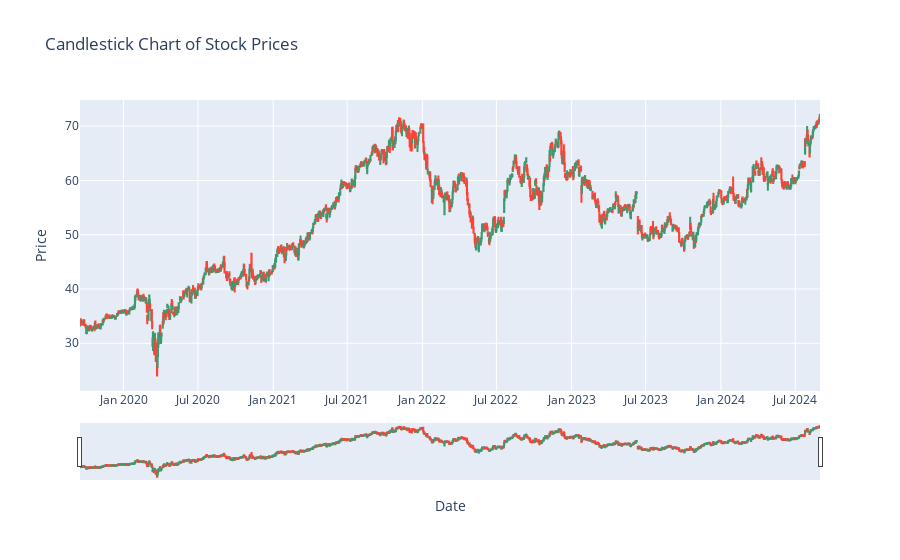

This figure's notebook cell:
### Markdown cell above
## 6. Exploratory Data Analysis (EDA)

### Code cell
import matplotlib.pyplot as plt
import plotly.graph_objects as go
import seaborn as sns
from scipy.stats import skew
from statsmodels.tsa.seasonal import seasonal_decompose

# Line Chart
plt.figure(figsize=(14, 7))
plt.plot(stock.index, stock['Close'], label='Close Price', color='blue')
plt.title('Historical Stock Prices')
plt.xlabel('Date')
plt.ylabel('Price')
plt.legend()
plt.grid(True)
plt.show()

# Candlestick Chart
fig = go.Figure(data=[go.Candlestick(x=stock.index,
                                     open=stock['Open'],
                                     high=stock['High'],
                                     low=stock['Low'],
                                     close=stock['Close'])])
fig.update_layout(title='Candlestick Chart of Stock Prices',
                  xaxis_title='Date',
                  yaxis_title='Price')
fig.show()

# Scatter Plot
plt.figure(figsize=(10, 6))
plt.scatter(stock['Volume'], stock['Close'], alpha=0.5)
plt.title('Volume vs. Closing Price')
plt.xlabel('Volume')
plt.ylabel('Close Price')
plt.grid(True)
plt.show()

# Summary Statistics
stock[['Open', 'High', 'Low', 'Close', 'Adj Close', 'Volume']].describe()

# Skewness
skewness = skew(stock['Close'])
print(f'Skewness of Closing Prices: {skewness}')

# Simple Moving Average (SMA)
stock['SMA_30'] = stock['Close'].rolling(window=30).mean()

plt.figure(figsize=(14, 7))
plt.plot(stock['Close'], label='Close Price')
plt.plot(stock['SMA_30'], label='30-Day SMA', color='orange')
plt.title('Stock Price and Simple Moving Average')
plt.xlabel('Date')
plt.ylabel('Price')
plt.legend()
plt.grid(True)
plt.show()

# Exponential Moving Average (EMA)
stock['EMA_30'] = stock['Close'].ewm(span=30, adjust=False).mean()

plt.figure(figsize=(14, 7))
plt.plot(stock['Close'], label='Close Price')
plt.plot(stock['EMA_30'], label='30-Day EMA', color='red')
plt.title('Stock Price and Exponential Moving Average')
plt.xlabel('Date')
plt.ylabel('Price')
plt.legend()
plt.grid(True)
plt.show()

# Daily Returns
stock['Daily_Return'] = stock['Close'].pct_change()

plt.figure(figsize=(10, 6))
plt.hist(stock['Daily_Return'].dropna(), bins=50, alpha=0.75)
plt.title('Distribution of Daily Returns')
plt.xlabel('Daily Return')
plt.ylabel('Frequency')
plt.grid(True)
plt.show()

# Correlation
correlation = stock[['Close', 'Volume']].corr()
print('Correlation Matrix:')
print(correlation)

# Outlier Detection
plt.figure(figsize=(10, 6))
sns.boxplot(x=stock['Close'])
plt.title('Boxplot of Closing Prices')
plt.xlabel('Close Price')
plt.show()

# Time Series Decomposition
decomposition = seasonal_decompose(stock['Close'], model='additive', period=5)
decomposition.plot()
plt.show()

# Relative Strength Index (RSI)
def calculate_rsi(data, period=14):
    delta = data.diff()
    gain = (delta.where(delta > 0, 0)).rolling(window=period).mean()
    loss = (-delta.where(delta < 0, 0)).rolling(window=period).mean()
    rs = gain / loss
    rsi = 100 - (100 / (1 + rs))
    return rsi

stock['RSI'] = calculate_rsi(stock['Close'])

plt.figure(figsize=(14, 7))
plt.plot(stock['RSI'], label='RSI', color='purple')
plt.axhline(70, linestyle='--', color='red')
plt.axhline(30, linestyle='--', color='green')
plt.title('Relative Strength Index (RSI)')
plt.xlabel('Date')
plt.ylabel('RSI')
plt.legend()
plt.grid(True)
plt.show()

# Bollinger Bands
stock['SMA_20'] = stock['Close'].rolling(window=20).mean()
stock['Bollinger_Upper'] = stock['SMA_20'] + (stock['Close'].rolling(window=20).std() * 2)
stock['Bollinger_Lower'] = stock['SMA_20'] - (stock['Close'].rolling(window=20).std() * 2)

plt.figure(figsize=(14, 7))
plt.plot(stock['Close'], label='Close Price')
plt.plot(stock['SMA_20'], label='20-Day SMA', color='orange')
plt.fill_between(stock.index, stock['Bollinger_Lower'], stock['Bollinger_Upper'], color='gray', alpha=0.3)
plt.title('Bollinger Bands')
plt.xlabel('Date')
plt.ylabel('Price')
plt.legend()
plt.grid(True)
plt.show()

# MACD (Moving Average Convergence Divergence)
stock['EMA_12'] = stock['Close'].ewm(span=12, adjust=False).mean()
stock['EMA_26'] = stock['Close'].ewm(span=26, adjust=False).mean()
stock['MACD'] = stock['EMA_12'] - stock['EMA_26']
stock['MACD_Signal'] = stock['MACD'].ewm(span=9, adjust=False).mean()

plt.figure(figsize=(14, 7))
plt.plot(stock['MACD'], label='MACD', color='blue')
plt.plot(stock['MACD_Signal'], label='MACD Signal', color='red')
plt.title('MACD and Signal Line')
plt.xlabel('Date')
plt.ylabel('MACD')
plt.legend()
plt.grid(True)
plt.show()

# Risk Analysis
import numpy as np

# Calculate daily returns
stock['Daily_Return'] = stock['Close'].pct_change().dropna()

# Calculate VaR at 95% confidence level
VaR_95 = np.percentile(stock['Daily_Return'].dropna(), 5)
print(f'Value at Risk (95% confidence level): {VaR_95}')

### Figure 1 — Plotly figure (JSON) as saved in the notebook; plotly's stock layout.template omitted (floating-point values rounded to 4 significant figures; data arrays with more than 128 entries replaced by an {"elided": "..."} marker saying what was removed)
{"data": [{"close": {"elided": "1248 float values"}, "high": {"elided": "1248 float values"}, "low": {"elided": "1248 float values"}, "open": {"elided": "1248 float values"}, "type": "candlestick", "x": {"elided": "1248 str values"}}], "layout": {"title": {"text": "Candlestick Chart of Stock Prices"}, "xaxis": {"title": {"text": "Date"}}, "yaxis": {"title": {"text": "Price"}}}}
